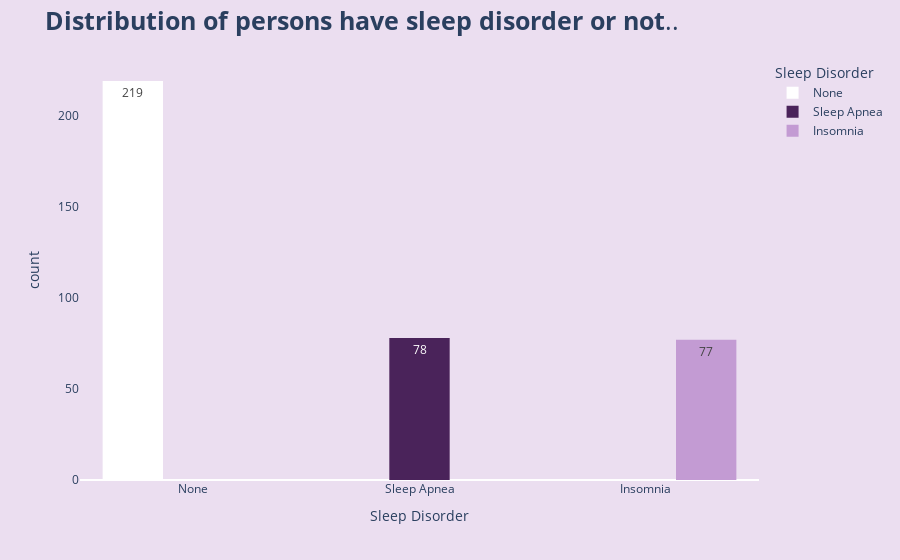

The notebook cell saved with this chart:
### Code cell
fig=px.histogram(sleep_data,x='Sleep Disorder', 
                 barmode="group",color='Sleep Disorder',
                 color_discrete_sequence=['white','#4A235A','#C39BD3'],
                 text_auto=True)
 
    
fig.update_layout(title='<b>Distribution of persons have sleep disorder or not</b>..',
                 title_font={'size':25},
                 paper_bgcolor='#EBDEF0',
                 plot_bgcolor='#EBDEF0',
                 showlegend=True)


fig.update_yaxes(showgrid=False)

fig.show()

### Figure 1 — Plotly figure (JSON) as saved in the notebook; plotly's stock layout.template omitted (floating-point values rounded to 4 significant figures; data arrays with more than 128 entries replaced by an {"elided": "..."} marker saying what was removed)
{"data": [{"alignmentgroup": "True", "bingroup": "x", "hovertemplate": "Sleep Disorder=%{x}<br>count=%{y}<extra></extra>", "legendgroup": "None", "marker": {"color": "white", "pattern": {"shape": ""}}, "name": "None", "offsetgroup": "None", "orientation": "v", "showlegend": true, "texttemplate": "%{value}", "type": "histogram", "x": {"elided": "219 str values"}, "xaxis": "x", "yaxis": "y"}, {"alignmentgroup": "True", "bingroup": "x", "hovertemplate": "Sleep Disorder=%{x}<br>count=%{y}<extra></extra>", "legendgroup": "Sleep Apnea", "marker": {"color": "#4A235A", "pattern": {"shape": ""}}, "name": "Sleep Apnea", "offsetgroup": "Sleep Apnea", "orientation": "v", "showlegend": true, "texttemplate": "%{value}", "type": "histogram", "x": ["Sleep Apnea", "Sleep Apnea", "Sleep Apnea", "Sleep Apnea", "Sleep Apnea", "Sleep Apnea", "Sleep Apnea", "Sleep Apnea", "Sleep Apnea", "Sleep Apnea", "Sleep Apnea", "Sleep Apnea", "Sleep Apnea", "Sleep Apnea", "Sleep Apnea", "Sleep Apnea", "Sleep Apnea", "Sleep Apnea", "Sleep Apnea", "Sleep Apnea", "Sleep Apnea", "Sleep Apnea", "Sleep Apnea", "Sleep Apnea", "Sleep Apnea", "Sleep Apnea", "Sleep Apnea", "Sleep Apnea", "Sleep Apnea", "Sleep Apnea", "Sleep Apnea", "Sleep Apnea", "Sleep Apnea", "Sleep Apnea", "Sleep Apnea", "Sleep Apnea", "Sleep Apnea", "Sleep Apnea", "Sleep Apnea", "Sleep Apnea", "Sleep Apnea", "Sleep Apnea", "Sleep Apnea", "Sleep Apnea", "Sleep Apnea", "Sleep Apnea", "Sleep Apnea", "Sleep Apnea", "Sleep Apnea", "Sleep Apnea", "Sleep Apnea", "Sleep Apnea", "Sleep Apnea", "Sleep Apnea", "Sleep Apnea", "Sleep Apnea", "Sleep Apnea", "Sleep Apnea", "Sleep Apnea", "Sleep Apnea", "Sleep Apnea", "Sleep Apnea", "Sleep Apnea", "Sleep Apnea", "Sleep Apnea", "Sleep Apnea", "Sleep Apnea", "Sleep Apnea", "Sleep Apnea", "Sleep Apnea", "Sleep Apnea", "Sleep Apnea", "Sleep Apnea", "Sleep Apnea", "Sleep Apnea", "Sleep Apnea", "Sleep Apnea", "Sleep Apnea"], "xaxis": "x", "yaxis": "y"}, {"alignmentgroup": "True", "bingroup": "x", "hovertemplate": "Sleep Disorder=%{x}<br>count=%{y}<extra></extra>", "legendgroup": "Insomnia", "marker": {"color": "#C39BD3", "pattern": {"shape": ""}}, "name": "Insomnia", "offsetgroup": "Insomnia", "orientation": "v", "showlegend": true, "texttemplate": "%{value}", "type": "histogram", "x": ["Insomnia", "Insomnia", "Insomnia", "Insomnia", "Insomnia", "Insomnia", "Insomnia", "Insomnia", "Insomnia", "Insomnia", "Insomnia", "Insomnia", "Insomnia", "Insomnia", "Insomnia", "Insomnia", "Insomnia", "Insomnia", "Insomnia", "Insomnia", "Insomnia", "Insomnia", "Insomnia", "Insomnia", "Insomnia", "Insomnia", "Insomnia", "Insomnia", "Insomnia", "Insomnia", "Insomnia", "Insomnia", "Insomnia", "Insomnia", "Insomnia", "Insomnia", "Insomnia", "Insomnia", "Insomnia", "Insomnia", "Insomnia", "Insomnia", "Insomnia", "Insomnia", "Insomnia", "Insomnia", "Insomnia", "Insomnia", "Insomnia", "Insomnia", "Insomnia", "Insomnia", "Insomnia", "Insomnia", "Insomnia", "Insomnia", "Insomnia", "Insomnia", "Insomnia", "Insomnia", "Insomnia", "Insomnia", "Insomnia", "Insomnia", "Insomnia", "Insomnia", "Insomnia", "Insomnia", "Insomnia", "Insomnia", "Insomnia", "Insomnia", "Insomnia", "Insomnia", "Insomnia", "Insomnia", "Insomnia"], "xaxis": "x", "yaxis": "y"}], "layout": {"barmode": "group", "legend": {"title": {"text": "Sleep Disorder"}, "tracegroupgap": 0}, "margin": {"t": 60}, "paper_bgcolor": "#EBDEF0", "plot_bgcolor": "#EBDEF0", "showlegend": true, "title": {"font": {"size": 25}, "text": "<b>Distribution of persons have sleep disorder or not</b>.."}, "xaxis": {"anchor": "y", "categoryarray": ["None", "Sleep Apnea", "Insomnia"], "categoryorder": "array", "domain": [0, 1], "title": {"text": "Sleep Disorder"}}, "yaxis": {"anchor": "x", "domain": [0, 1], "showgrid": false, "title": {"text": "count"}}}}
